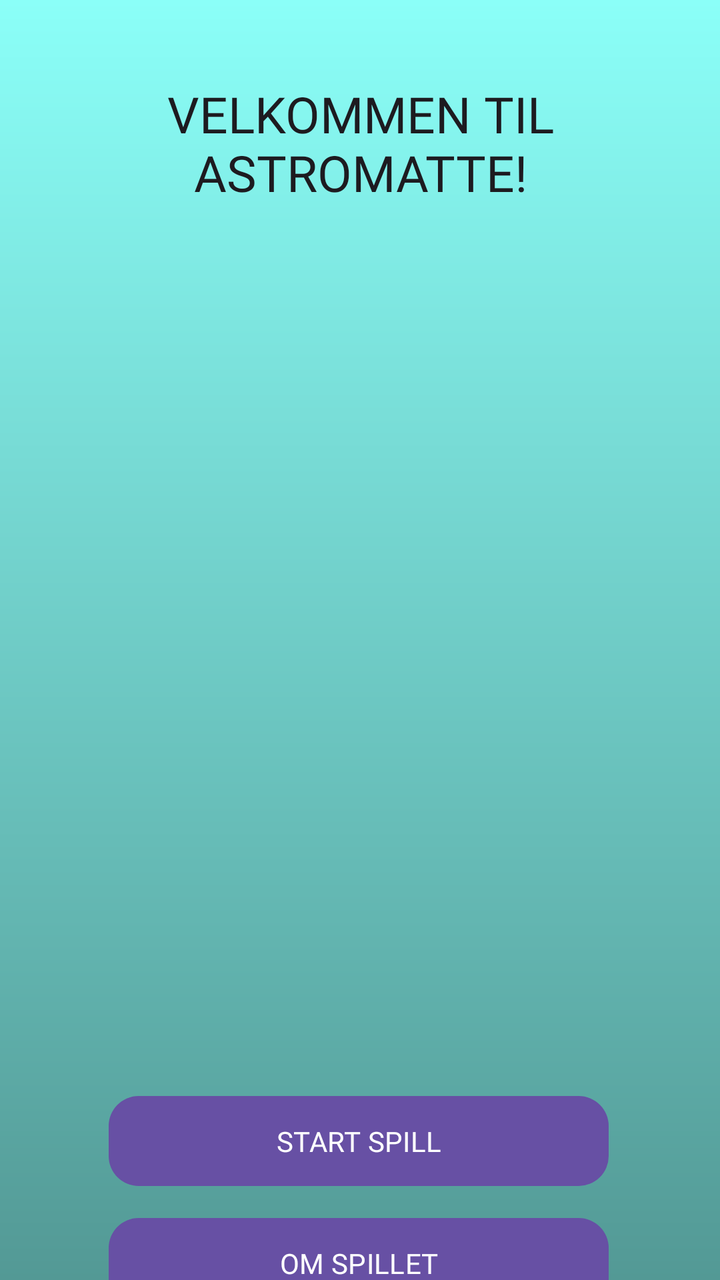
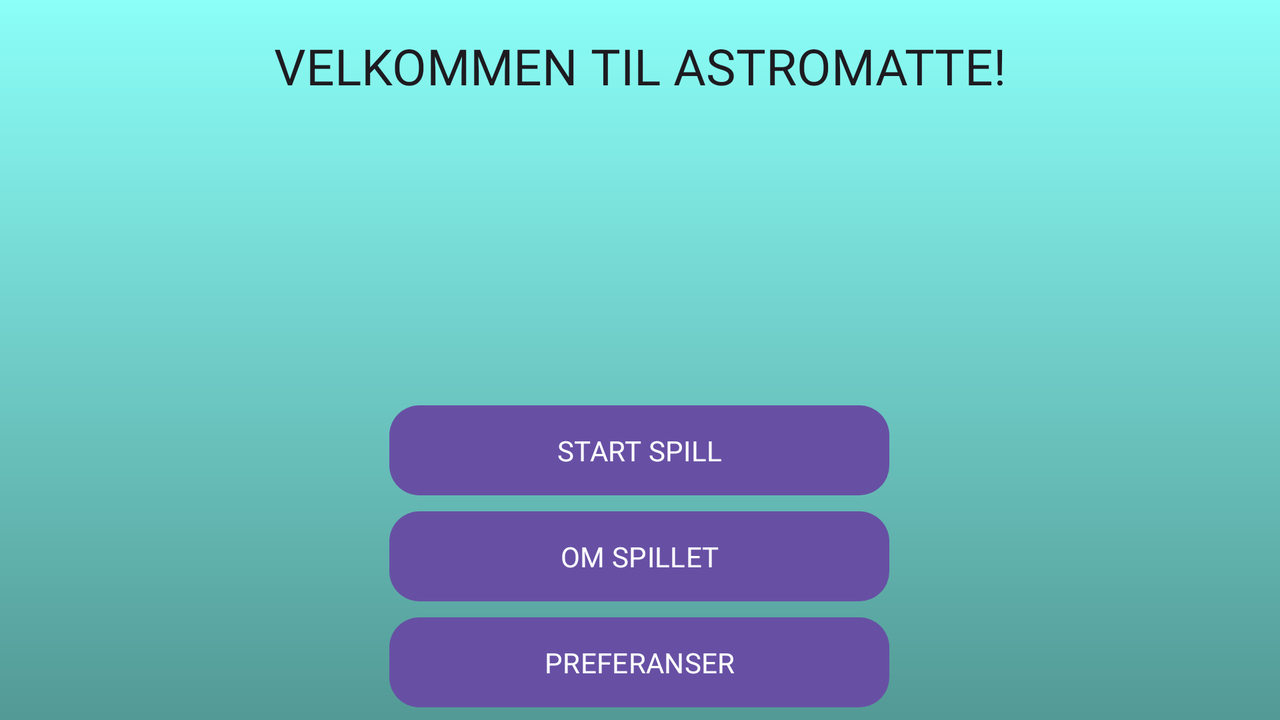

First picture: res/layout/ on a phone held upright. Second picture: the repository's own variant of that layout, on a device whose configuration matches the variant's folder. Source for both follows.
<!-- AndroidManifest.xml: application theme Theme.S375058Mappe1 -->
<!-- res/layout/activity_main.xml -->
<?xml version="1.0" encoding="utf-8"?>
<androidx.constraintlayout.widget.ConstraintLayout xmlns:android="http://schemas.android.com/apk/res/android"
    xmlns:app="http://schemas.android.com/apk/res-auto"
    xmlns:tools="http://schemas.android.com/tools"
    android:layout_width="match_parent"
    android:layout_height="match_parent"
    tools:context=".MainActivity"
    android:background="@drawable/background_gradient_home"
    android:id="@+id/main"
    android:orientation="vertical"
    >


    <ImageView
        android:id="@+id/imageView"
        android:layout_width="281dp"
        android:layout_height="349dp"
        android:layout_marginTop="32dp"
        app:layout_constraintEnd_toEndOf="@+id/txtTitle"
        app:layout_constraintHorizontal_bias="0.487"
        app:layout_constraintStart_toStartOf="@+id/txtTitle"
        app:layout_constraintTop_toBottomOf="@+id/txtTitle"
        app:srcCompat="@drawable/astronaut_home" />

    <Button
        android:id="@+id/BtnStartSpill"
        android:layout_width="250dp"
        android:layout_height="45dp"
        android:layout_marginTop="64dp"
        android:background="@drawable/rounded_button_home"
        android:text="@string/home_startSpill"
        android:textColorLink="#673AB7"
        app:layout_constraintEnd_toEndOf="@+id/imageView"
        app:layout_constraintHorizontal_bias="0.516"
        app:layout_constraintStart_toStartOf="@+id/imageView"
        app:layout_constraintTop_toBottomOf="@+id/imageView" />

    <Button
        android:id="@+id/BtnOmSpill"
        android:layout_width="250dp"
        android:layout_height="45dp"
        android:layout_marginTop="16dp"
        android:background="@drawable/rounded_button_home"
        android:text="@string/home_omSpillet"
        android:textColorLink="#673AB7"
        app:layout_constraintEnd_toEndOf="@+id/BtnStartSpill"
        app:layout_constraintHorizontal_bias="0.0"
        app:layout_constraintStart_toStartOf="@+id/BtnStartSpill"
        app:layout_constraintTop_toBottomOf="@+id/BtnStartSpill" />

    <Button
        android:id="@+id/BtnPreferanser"
        android:layout_width="250dp"
        android:layout_height="45dp"
        android:layout_marginTop="16dp"
        android:background="@drawable/rounded_button_home"
        android:text="@string/home_preferanser"
        android:textColorLink="#673AB7"
        app:layout_constraintEnd_toEndOf="@+id/BtnOmSpill"
        app:layout_constraintHorizontal_bias="0.0"
        app:layout_constraintStart_toStartOf="@+id/BtnOmSpill"
        app:layout_constraintTop_toBottomOf="@+id/BtnOmSpill" />

    <TextView
        android:id="@+id/txtTitle"
        android:layout_width="wrap_content"
        android:layout_height="wrap_content"
        android:layout_marginTop="40dp"
        android:text="@string/title"
        android:textAlignment="center"
        android:textAppearance="@style/Title"
        app:layout_constraintEnd_toEndOf="parent"
        app:layout_constraintHorizontal_bias="0.533"
        app:layout_constraintStart_toStartOf="parent"
        app:layout_constraintTop_toTopOf="parent" />


    <FrameLayout
        android:id="@+id/frameLayout"
        android:layout_width="match_parent"
        android:layout_height="match_parent"
        tools:layout_editor_absoluteX="0dp"
        tools:layout_editor_absoluteY="0dp" />


</androidx.constraintlayout.widget.ConstraintLayout>
<!-- resources referenced by this layout -->
<resources>
  <!-- drawable background_gradient_home (drawable) -->
  <?xml version="1.0" encoding="utf-8"?>
  <shape xmlns:android="http://schemas.android.com/apk/res/android">
      <gradient
          android:angle="90"
          android:startColor="#539995"
          android:endColor="#8BFFF8"
          android:type="linear" />
  </shape>
  <!-- drawable rounded_button_home (drawable) -->
  <?xml version="1.0" encoding="utf-8"?>
  <shape xmlns:android="http://schemas.android.com/apk/res/android">
      <solid android:color="#65399D" />
      <corners android:radius="15dp" />
  </shape>
  <string name="home_omSpillet">OM SPILLET</string>
  <string name="home_preferanser">PREFERANSER</string>
  <string name="home_startSpill">START SPILL</string>
  <string name="title">VELKOMMEN TIL ASTROMATTE!</string>
  <style name="Title" parent="TextAppearance.AppCompat">
          <item name="android:textSize">25sp</item>
      </style>
  <style name="Theme.S375058Mappe1" parent="Base.Theme.S375058Mappe1">
          <item name="android:fontFamily">@font/jetbrains_mono</item>
      </style>
  <style name="Base.Theme.S375058Mappe1" parent="Theme.Material3.DayNight.NoActionBar">
          
          
      </style>
</resources>
<!-- res/layout-land/activity_main.xml (the repository's variant of the layout above) -->
<!-- drawn on the phone turned sideways -->
<?xml version="1.0" encoding="utf-8"?>
<androidx.constraintlayout.widget.ConstraintLayout xmlns:android="http://schemas.android.com/apk/res/android"
    xmlns:app="http://schemas.android.com/apk/res-auto"
    xmlns:tools="http://schemas.android.com/tools"
    android:layout_width="match_parent"
    android:layout_height="match_parent"
    tools:context=".MainActivity"
    android:background="@drawable/background_gradient_home"
    android:id="@+id/main"
    android:orientation="horizontal">


    <TextView
        android:id="@+id/txtTitle"
        android:layout_width="wrap_content"
        android:layout_height="wrap_content"
        android:layout_marginTop="16dp"
        android:text="@string/title"
        android:textAppearance="@style/Title"
        app:layout_constraintEnd_toEndOf="parent"
        app:layout_constraintStart_toStartOf="parent"
        app:layout_constraintTop_toTopOf="parent" />

    <ImageView
        android:id="@+id/imageView"
        android:layout_width="186dp"
        android:layout_height="133dp"
        android:layout_marginTop="12dp"
        app:layout_constraintEnd_toEndOf="@+id/txtTitle"
        app:layout_constraintHorizontal_bias="0.497"
        app:layout_constraintStart_toStartOf="@+id/txtTitle"
        app:layout_constraintTop_toBottomOf="@+id/txtTitle"
        app:srcCompat="@drawable/astronaut_home" />

    <Button
        android:id="@+id/BtnOmSpill"
        android:layout_width="250dp"
        android:layout_height="45dp"
        android:layout_marginTop="8dp"
        android:background="@drawable/rounded_button_home"
        android:text="@string/home_omSpillet"
        android:textColorLink="#673AB7"
        app:layout_constraintEnd_toEndOf="@+id/BtnStartSpill"
        app:layout_constraintHorizontal_bias="0.0"
        app:layout_constraintStart_toStartOf="@+id/BtnStartSpill"
        app:layout_constraintTop_toBottomOf="@+id/BtnStartSpill" />

    <Button
        android:id="@+id/BtnPreferanser"
        android:layout_width="250dp"
        android:layout_height="45dp"
        android:layout_marginTop="8dp"
        android:background="@drawable/rounded_button_home"
        android:text="@string/home_preferanser"
        android:textColorLink="#673AB7"
        app:layout_constraintEnd_toEndOf="@+id/BtnOmSpill"
        app:layout_constraintHorizontal_bias="0.0"
        app:layout_constraintStart_toStartOf="@+id/BtnOmSpill"
        app:layout_constraintTop_toBottomOf="@+id/BtnOmSpill" />

    <Button
        android:id="@+id/BtnStartSpill"
        android:layout_width="250dp"
        android:layout_height="45dp"
        android:layout_marginTop="8dp"
        android:background="@drawable/rounded_button_home"
        android:text="@string/home_startSpill"
        android:textColorLink="#673AB7"
        app:layout_constraintEnd_toEndOf="@+id/imageView"
        app:layout_constraintStart_toStartOf="@+id/imageView"
        app:layout_constraintTop_toBottomOf="@+id/imageView" />
    <FrameLayout
        android:id="@+id/frameLayout"
        android:layout_width="match_parent"
        android:layout_height="match_parent"
        app:layout_constraintBottom_toBottomOf="parent" />

</androidx.constraintlayout.widget.ConstraintLayout>
